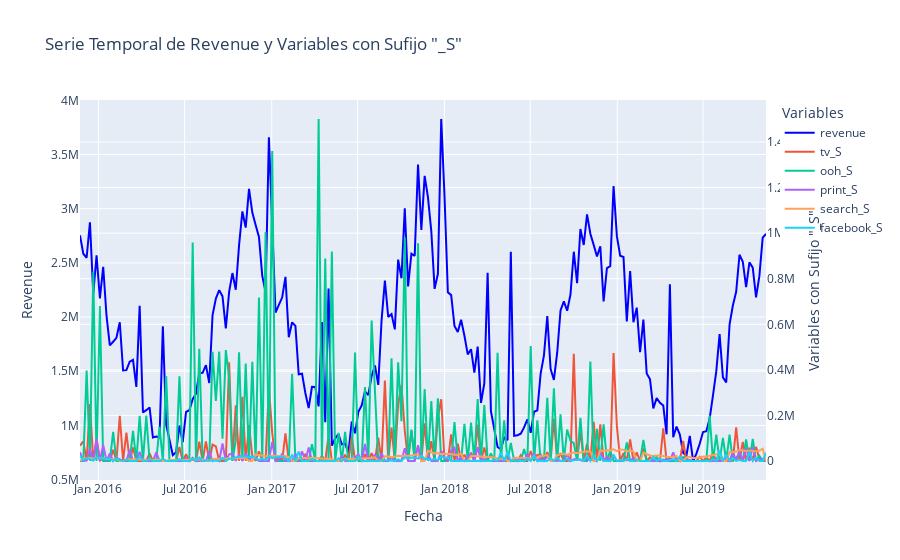

This figure's notebook cell:
### Code cell
# Importando Plotly Express
import plotly.express as px
import plotly.graph_objects as go

# Creando una figura con Plotly
fig = go.Figure()

# Agregando la serie temporal "revenue" al gráfico
fig.add_trace(go.Scatter(x=df.index, y=df['revenue'], name='revenue', line=dict(color='blue')))

# Agregando las series que terminan con "_S" al gráfico en un eje y secundario
for column in df.columns:
    if column.endswith('_S'):
        fig.add_trace(go.Scatter(x=df.index, y=df[column], name=column, yaxis='y2'))

# Configurando el eje y secundario
fig.update_layout(
    yaxis2=dict(
        title='Variables con Sufijo "_S"',
        overlaying='y',
        side='right'
    ),
    title='Serie Temporal de Revenue y Variables con Sufijo "_S"',
    xaxis_title='Fecha',
    yaxis_title='Revenue',
    legend_title_text='Variables'
)

# Mostrando el gráfico
fig.show()

### Figure 1 — Plotly figure (JSON) as saved in the notebook; plotly's stock layout.template omitted (floating-point values rounded to 4 significant figures; data arrays with more than 128 entries replaced by an {"elided": "..."} marker saying what was removed)
{"data": [{"line": {"color": "blue"}, "name": "revenue", "type": "scatter", "x": {"elided": "208 str values"}, "y": {"elided": "208 float values"}}, {"name": "tv_S", "type": "scatter", "x": {"elided": "208 str values"}, "y": {"elided": "208 float values"}, "yaxis": "y2"}, {"name": "ooh_S", "type": "scatter", "x": {"elided": "208 str values"}, "y": {"elided": "208 float values"}, "yaxis": "y2"}, {"name": "print_S", "type": "scatter", "x": {"elided": "208 str values"}, "y": {"elided": "208 float values"}, "yaxis": "y2"}, {"name": "search_S", "type": "scatter", "x": {"elided": "208 str values"}, "y": {"elided": "208 int values"}, "yaxis": "y2"}, {"name": "facebook_S", "type": "scatter", "x": {"elided": "208 str values"}, "y": {"elided": "208 float values"}, "yaxis": "y2"}], "layout": {"legend": {"title": {"text": "Variables"}}, "title": {"text": "Serie Temporal de Revenue y Variables con Sufijo \"_S\""}, "xaxis": {"title": {"text": "Fecha"}}, "yaxis": {"title": {"text": "Revenue"}}, "yaxis2": {"overlaying": "y", "side": "right", "title": {"text": "Variables con Sufijo \"_S\""}}}}
